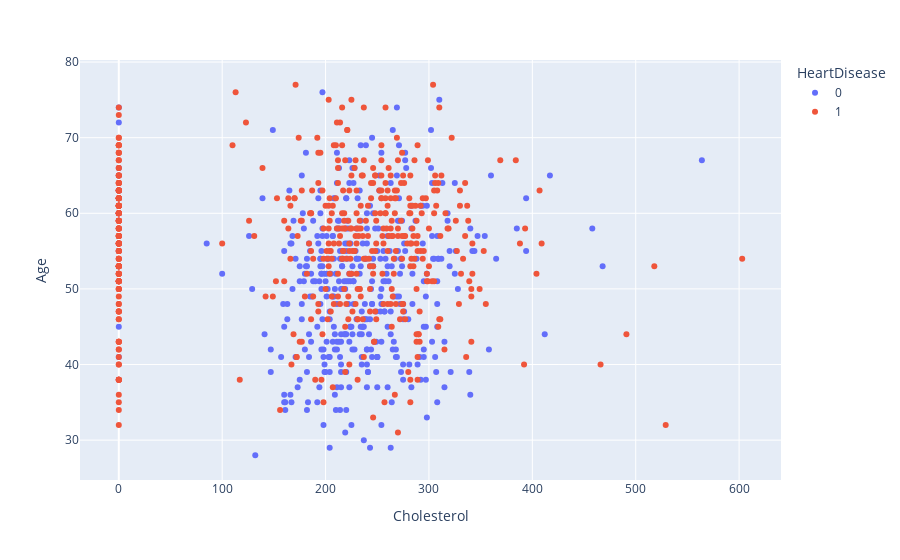

The code cell stored with this chart in its notebook:
### Code cell
# 1 means heart disease, 0 means normal heart. 0 for cholesterol means it was null for that entry
Cholesterol = px.scatter(df, x='Cholesterol', y='Age', color='HeartDisease')
Cholesterol.show()

### Figure 1 — Plotly figure (JSON) as saved in the notebook; plotly's stock layout.template omitted (floating-point values rounded to 4 significant figures; data arrays with more than 128 entries replaced by an {"elided": "..."} marker saying what was removed)
{"data": [{"hovertemplate": "HeartDisease=0<br>Cholesterol=%{x}<br>Age=%{y}<extra></extra>", "legendgroup": "0", "marker": {"color": "#636efa", "symbol": "circle"}, "mode": "markers", "name": "0", "orientation": "v", "showlegend": true, "type": "scatter", "x": {"elided": "410 int values"}, "xaxis": "x", "y": {"elided": "410 int values"}, "yaxis": "y"}, {"hovertemplate": "HeartDisease=1<br>Cholesterol=%{x}<br>Age=%{y}<extra></extra>", "legendgroup": "1", "marker": {"color": "#EF553B", "symbol": "circle"}, "mode": "markers", "name": "1", "orientation": "v", "showlegend": true, "type": "scatter", "x": {"elided": "508 int values"}, "xaxis": "x", "y": {"elided": "508 int values"}, "yaxis": "y"}], "layout": {"legend": {"title": {"text": "HeartDisease"}, "tracegroupgap": 0}, "margin": {"t": 60}, "xaxis": {"anchor": "y", "domain": [0, 1], "title": {"text": "Cholesterol"}}, "yaxis": {"anchor": "x", "domain": [0, 1], "title": {"text": "Age"}}}}
